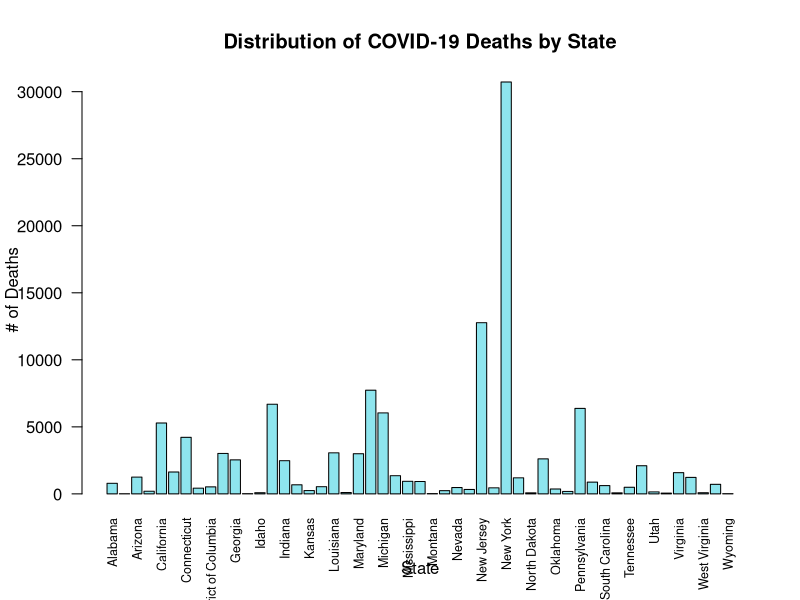

The R source for this figure:
install.packages("dplyr") 
library(dplyr)
dat <- read.csv("us-states.csv")

## ALABAMA TOTAL DEATHS
AL <- filter(dat, state == "Alabama") %>% select(deaths)
ALtotal <- sum(AL)

## ALASKA TOTAL DEATHS 
AK <- filter(dat, state == "Alaska") %>% select(deaths)
AKtotal <- sum(AK)

## ARIZONA TOTAL DEATHS
AZ <- filter(dat, state == "Arizona") %>% select(deaths)
AZtotal <- sum(AZ)

## ARKANSAS TOTAL DEATHS
AR <- filter(dat, state == "Arkansas") %>% select(deaths)
ARtotal <- sum(AR)

## CALIFORNIA TOTAL DEATHS
CA <- filter(dat, state == "California") %>% select(deaths)
CAtotal <- sum(CA)

## COLORADO TOTAL DEATHS
CO <- filter(dat, state == "Colorado") %>% select(deaths)
COtotal <- sum(CO)

## CONNECTICUT TOTAL DEATHS
CT <- filter(dat, state == "Connecticut") %>% select(deaths)
CTtotal <- sum(CT)

## DELAWARE TOTAL DEATHS
DE <- filter(dat, state == "Delaware") %>% select(deaths)
DEtotal <- sum(DE)

## DISTRICT OF COLUMBIA TOTAL DEATHS
DC <- filter(dat, state == "District of Columbia") %>% select(deaths)
DCtotal <- sum(DC)

## FLORIDA TOTAL DEATHS
FL <- filter(dat, state == "Florida") %>% select(deaths)
FLtotal <- sum(FL)

## GEORGIA TOTAL DEATHS
GA <- filter(dat, state == "Georgia") %>% select(deaths)
GAtotal <- sum(GA)

## HAWAII TOTAL DEATHS
HI <- filter(dat, state == "Hawaii") %>% select(deaths)
HItotal <- sum(HI)

## IDAHO TOTAL DEATHS
ID <- filter(dat, state == "Idaho") %>% select(deaths)
IDtotal <- sum(ID)

## ILLINOIS TOTAL DEATHS
IL <- filter(dat, state == "Illinois") %>% select(deaths)
ILtotal <- sum(IL)

## INDIANA TOTAL DEATHS
IN <- filter(dat, state == "Indiana") %>% select(deaths)
INtotal <- sum(IN)

## IOWA TOTAL DEATHS
IA <- filter(dat, state == "Iowa") %>% select(deaths)
IAtotal <- sum(IA)

## KANSAS TOTAL DEATHS
KS <- filter(dat, state == "Kansas") %>% select(deaths)
KStotal <- sum(KS)

## KENTUCKY TOTAL DEATHS
KY <- filter(dat, state == "Kentucky") %>% select(deaths)
KYtotal <- sum(KY)

## LOUISINANA TOTAL DEATHS
LA <- filter(dat, state == "Louisiana") %>% select(deaths)
LAtotal <- sum(LA)

## MAINE TOTAL DEATHS
ME <- filter(dat, state == "Maine") %>% select(deaths)
MEtotal <- sum(ME)

## MARYLAND TOTAL DEATHS
MD <- filter(dat, state == "Maryland") %>% select(deaths)
MDtotal <- sum(MD)

## MASSACHUSETTS TOTAL DEATHS
MA <- filter(dat, state == "Massachusetts") %>% select(deaths)
MAtotal <- sum(MA)

## MICHIGAN TOTAL DEATHS
MI <- filter(dat, state == "Michigan") %>% select(deaths)
MItotal <- sum(MI)

## MINNESOTA TOTAL DEATHS
MN <- filter(dat, state == "Minnesota") %>% select(deaths)
MNtotal <- sum(MN)

## MISSISSIPPI TOTAL DEATHS
MS <- filter(dat, state == "Mississippi") %>% select(deaths)
MStotal <- sum(MS)

## MISSOURI TOTAL DEATHS
MO <- filter(dat, state == "Missouri") %>% select(deaths)
MOtotal <- sum(MO)

## MONTANA TOTAL DEATHS
MT <- filter(dat, state == "Montana") %>% select(deaths)
MTtotal <- sum(MT)

## NEBRASKA TOTAL DEATHS
NE <- filter(dat, state == "Nebraska") %>% select(deaths)
NEtotal <- sum(NE)

## NEVADA TOTAL DEATHS
NV <- filter(dat, state == "Nevada") %>% select(deaths)
NVtotal <- sum(NV)

## NEW HAMPSHIRE TOTAL DEATHS
NH <- filter(dat, state == "New Hampshire") %>% select(deaths)
NHtotal <- sum(NH)

## NEW JERSEY TOTAL DEATHS
NJ <- filter(dat, state == "New Jersey") %>% select(deaths)
NJtotal <- sum(NJ)

## NEW MEXICO TOTAL DEATHS
NM <- filter(dat, state == "New Mexico") %>% select(deaths)
NMtotal <- sum(NM)

## NEW YORK TOTAL DEATHS
NY <- filter(dat, state == "New York") %>% select(deaths)
NYtotal <- sum(NY)

## NORTH CAROLINA TOTAL DEATHS
NC <- filter(dat, state == "North Carolina") %>% select(deaths)
NCtotal <- sum(NC)

## NORTH DAKOTA TOTAL DEATHS
ND <- filter(dat, state == "North Dakota") %>% select(deaths)
NDtotal <- sum(ND)

## OHIO TOTAL DEATHS
OH <- filter(dat, state == "Ohio") %>% select(deaths)
OHtotal <- sum(OH)

## OKLAHOMA TOTAL DEATHS
OK <- filter(dat, state == "Oklahoma") %>% select(deaths)
OKtotal <- sum(OK)

## OREGON TOTAL DEATHS
OR <- filter(dat, state == "Oregon") %>% select(deaths)
ORtotal <- sum(OR)

## PENNSYLVANIA TOTAL DEATHS
PA <- filter(dat, state == "Pennsylvania") %>% select(deaths)
PAtotal <- sum(PA)

## RHODE ISLAND TOTAL DEATHS
RI <- filter(dat, state == "Rhode Island") %>% select(deaths)
RItotal <- sum(RI)

## SOUTH CAROLINA TOTAL DEATHS
SC <- filter(dat, state == "South Carolina") %>% select(deaths)
SCtotal <- sum(SC)

## SOUTH DAKOTA TOTAL DEATHS
SD <- filter(dat, state == "South Dakota") %>% select(deaths)
SDtotal <- sum(SD)

## TENNESSEE TOTAL DEATHS
TN <- filter(dat, state == "Tennessee") %>% select(deaths)
TNtotal <- sum(TN)

## TEXAS TOTAL DEATHS
TX <- filter(dat, state == "Texas") %>% select(deaths)
TXtotal <- sum(TX)

## UTAH TOTAL DEATHS
UT <- filter(dat, state == "Utah") %>% select(deaths)
UTtotal <- sum(UT)

## VERMONT TOTAL DEATHS
VT <- filter(dat, state == "Vermont") %>% select(deaths)
VTtotal <- sum(VT)

## VIRGINIA TOTAL DEATHS
VA <- filter(dat, state == "Virginia") %>% select(deaths)
VAtotal <- sum(VA)

## WASHINGTON TOTAL DEATHS
WA <- filter(dat, state == "Washington") %>% select(deaths)
WAtotal <- sum(WA)

## WEST VIRGINIA TOTAL DEATHS
WV <- filter(dat, state == "West Virginia") %>% select(deaths)
WVtotal <- sum(WV)

## WISCONSIN TOTAL DEATHS
WI <- filter(dat, state == "Wisconsin") %>% select(deaths)
WItotal <- sum(WI)

## WYOMING TOTAL DEATHS
WY <- filter(dat, state == "Wyoming") %>% select(deaths)
WYtotal <- sum(WY)

#------------------------------------------------------------------------------


StateNames <- c("Alabama", "Alaska", "Arizona", "Arkansas",
                "California", "Colorado", "Connecticut",
                "Delaware", "District of Columbia",
                "Florida", "Georgia", "Hawaii", "Idaho",
                "Illinois", "Indiana", "Iowa", "Kansas",
                "Kentucky", "Louisiana", "Maine", "Maryland",
                "Massachusetts", "Michigan", "Minnesota",
                "Mississippi", "Missouri", "Montana", "Nebraska",
                "Nevada", "New Hampshire", "New Jersey",
                "New Mexico", "New York", "North Carolina",
                "North Dakota", "Ohio", "Oklahoma", "Oregon",
                "Pennsylvania", "Rhode Island", "South Carolina",
                "South Dakota", "Tennessee", "Texas", "Utah",
                "Vermont", "Virginia", "Washington",
                "West Virginia", "Wisconsin", "Wyoming")

StateDeaths <- c(ALtotal, AKtotal, AZtotal, ARtotal, CAtotal,
                 COtotal, CTtotal, DEtotal, DCtotal, FLtotal,
                 GAtotal, HItotal, IDtotal, ILtotal, INtotal,
                 IAtotal, KStotal, KYtotal, LAtotal, MEtotal,
                 MDtotal, MAtotal, MItotal, MNtotal, MStotal,
                 MOtotal, MTtotal, NEtotal, NVtotal, NHtotal, 
                 NJtotal, NMtotal, NYtotal, NCtotal, NDtotal, 
                 OHtotal, OKtotal, ORtotal, PAtotal, RItotal,
                 SCtotal, SDtotal, TNtotal, TXtotal, UTtotal,
                 VTtotal, VAtotal, WAtotal, WVtotal, WItotal,
                 WYtotal)

# Creates a Barplot Displaying Deaths by state
barplot(StateDeaths, main = "Distribution of COVID-19 Deaths by State",
        xlab = "State", ylab = "# of Deaths", 
        names.arg = StateNames, col = "cadetblue2", las=2, cex.names = .75)
